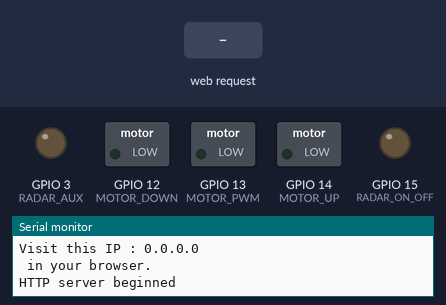
This sketch was run on a simulated ESP8266 (NodeMCU). Shown: switched loads named in the sketch (green lamp = pin HIGH), output pins drawn as LEDs (lit = HIGH), the last lines printed to the serial monitor. The test bench sets the inputs (shaded band).

Above: at 2.2 s.
2.3 s: HTTP request GET /MOTORUP received
At 2.9 s:
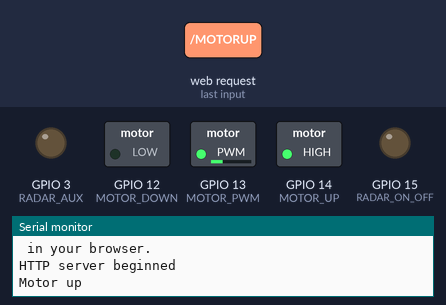
3.9 s: HTTP request GET /MOTORDOWN received
At 5.2 s:
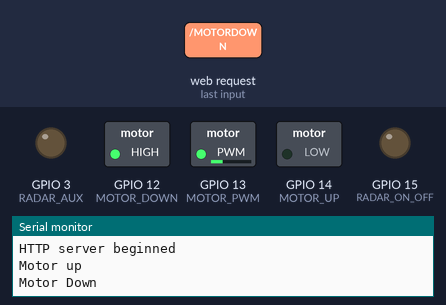
5.5 s: HTTP request GET /RADARON received
At 6.5 s:
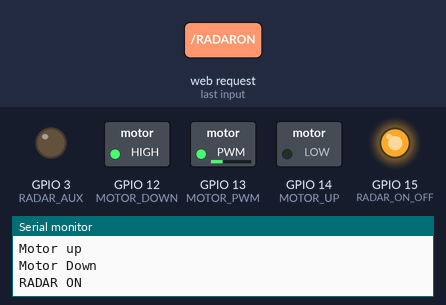
7.0 s: HTTP request GET /MOTORSTOP received
At 7.6 s:
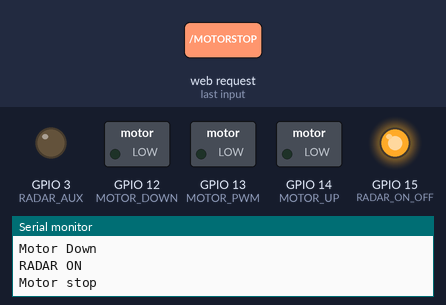
8.5 s: HTTP request GET /MOTORSPEED30 received
At 8.8 s:
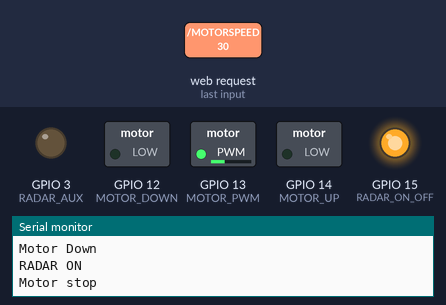
10.0 s: HTTP request GET /MOTORSPEED60 received
At 11.1 s:
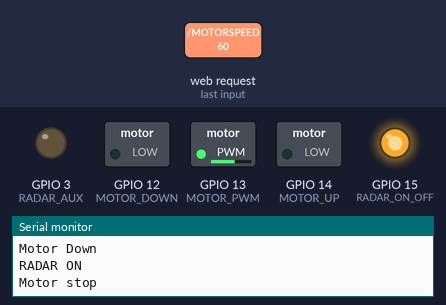
Timing chart, 0 to 12.5 s (numbered marks = the images above; inputs shaded):
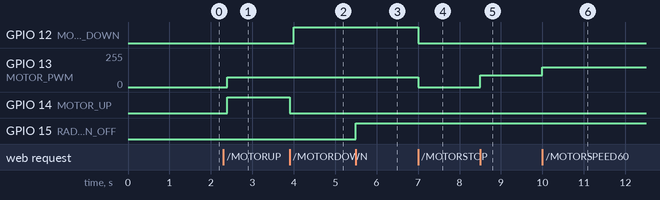

Measured:
- after the input at 2.3 s, GPIO 13 (MOTOR_PWM): 0/255 → 74/255 after 0.10 s; GPIO 14 (MOTOR_UP): LOW → HIGH after 0.10 s
- after the input at 3.9 s, GPIO 12 (MOTOR_DOWN): LOW → HIGH after 0.10 s; GPIO 14 (MOTOR_UP): HIGH → LOW at once
- after the input at 5.5 s, GPIO 15 (RADAR_ON_OFF): LOW → HIGH at once
- after the input at 7.0 s, GPIO 12 (MOTOR_DOWN): HIGH → LOW at once; GPIO 13 (MOTOR_PWM): 74/255 → 0/255 at once
- after the input at 8.5 s, GPIO 13 (MOTOR_PWM): 0/255 → 87/255 at once
- after the input at 10.0 s, GPIO 13 (MOTOR_PWM): 87/255 → 149/255 at once

The sketch:

esp8266_WiFi_cnt_motor_Access_Point.ino
```cpp
////////////////////////////////////////////////////////////////////////
//
//  ESP32 nodeMCU ESP8266 WIFI control motor access point
//
//  code: Control de plataforma movil
//  botones UP/DOWN/PWM / turnOn/Off
//
//  Author : Sequeira Andres
//
////////////////////////////////////////////////////////////////////////

#include <ESP8266WebServer.h>
#include <ESP8266WiFi.h>
#include <WiFiClient.h>

ESP8266WebServer server(80);

// Make a wifi name and password as access points
const char *ssid = "NodeMCU_ESP8266";
const char *password = "qwerty1234";

// i'm going to use 30 to 40 % of duty cicle

// define ports to control up,down y pwm for motor dc

#define MOTOR_UP 14       //  gpio 14 D5
#define MOTOR_DOWN 12     //  gpio 12 D4
#define MOTOR_PWM 13      //  gpio 13 D3 for PWM control
#define RADAR_ON_OFF  15  // gpio 10 for turn on off
#define RADAR_AUX  3      // gpio3 for aux
//#define MOTOR_SPEED 450
#define DELAY_TIME 1000

int MOTOR_SPEED = 300 ; // INIT MOTOR SPEED 30% del maximo de Pwm
// MOTOR_PWM from 0 to 1024
// use 450

//  html code for server
const String HtmlHtml = "<html><head>"
"<meta name=\"viewport\" content=\"width=device-width, initial-scale=1\" /></head>";
const String HtmlTitle = "<h1>Control MOTOR Using NodeMCU WiFi Access Point</h1><br/>\n";
// const String HtmlLedStateLow = "<big>LED is now <b>OFF</b></big><br/><br/>\n";
// const String HtmlLedStateHigh = "<big>LED is now <b>ON</b></big><br/><br/>\n";
const String HtmlButtons =
"<a href=\"RADARON\"><button style=\"background-color:green;color:white;width:30%;height:10%;\"> radar ON </button></a>\n"
"<a href=\"RADAROFF\"><button style=\"background-color:red;color:white;width:30%;height:10%;\">radar OFF </button></a><br/>"
"<a href=\"MOTORUP\"><button style=\"background-color:green;color:white;width:30%;height:10%;\">UP</button></a>\n"
"<a href=\"MOTORSTOP\"><button style=\"background-color:red;color:white;width:30%;height:10%;\">STOP </button></a>\n"
"<a href=\"MOTORDOWN\"><button style=\"background-color:blue;color:white;width:30%;height:10%;\">DOWN</button></a><br/>";
const String HtmlHtmlClose = "</html>";
//

// Function / procedure to handle each client making a request
void response(){
  String htmlRes = HtmlHtml + HtmlTitle;
/*  if(statusLED == LOW){
    htmlRes += HtmlLedStateLow;
  }else{
    htmlRes += HtmlLedStateHigh;
  }  */

  htmlRes += HtmlButtons;
  htmlRes += HtmlHtmlClose;

  server.send(200, "text/html", htmlRes);
}

void motorUp(){
  digitalWrite(MOTOR_DOWN, LOW);
  delay(100) ;
  analogWrite(MOTOR_PWM,MOTOR_SPEED) ;
  digitalWrite(MOTOR_UP, HIGH);
  Serial.println("Motor up") ;
  response() ;
}

void motorDown(){
  digitalWrite(MOTOR_UP, LOW);
  delay(100) ;
  analogWrite(MOTOR_PWM,MOTOR_SPEED) ;
  digitalWrite(MOTOR_DOWN, HIGH);

  Serial.println("Motor Down") ;
  response() ;
 // server.send(200, "text/html", htmlRes);
}

void motorStop(){  // STOP ALL SIGNALS
  digitalWrite(MOTOR_UP, LOW);
  digitalWrite(MOTOR_DOWN, LOW);
  analogWrite(MOTOR_PWM,0) ;
  Serial.println("Motor stop") ;
  response() ;
}

// turn on/off the radar
void radarOn(){
  digitalWrite(RADAR_ON_OFF ,HIGH) ; // turn on the radar
  Serial.println("RADAR ON") ;
  response() ;
}

void radarOff(){
  digitalWrite(RADAR_ON_OFF, LOW) ; // turn off the radar
  Serial.println("RADAR OFF") ;
  response() ;
}

////// control speed - hardcode ---///////////////////

void motorSpeed30(){
  MOTOR_SPEED = 350 ;
  analogWrite(MOTOR_PWM,MOTOR_SPEED) ;
  response() ;
}
void motorSpeed40(){
  MOTOR_SPEED = 400 ;
  analogWrite(MOTOR_PWM,MOTOR_SPEED) ;
  response() ;
}
void motorSpeed50(){
  MOTOR_SPEED = 500 ;
  analogWrite(MOTOR_PWM,MOTOR_SPEED) ;
  response() ;
}
void motorSpeed60(){
  MOTOR_SPEED = 600 ;
  analogWrite(MOTOR_PWM,MOTOR_SPEED) ;
  response() ;
}
void motorSpeed70(){
  MOTOR_SPEED = 700 ;
  analogWrite(MOTOR_PWM,MOTOR_SPEED) ;
  response() ;
}
void motorSpeed80(){
  MOTOR_SPEED = 800 ;
  analogWrite(MOTOR_PWM,MOTOR_SPEED) ;
  response() ;
}
void motorSpeed90(){
  MOTOR_SPEED = 900 ;
  analogWrite(MOTOR_PWM,MOTOR_SPEED) ;
  response() ;
}
void motorSpeed100(){
  MOTOR_SPEED = 1024 ;
  analogWrite(MOTOR_PWM,MOTOR_SPEED) ;
  response() ;
}
//////////////////////////////////////////////////

// set up esp8266 wifi NodeMCU
void setup() {

    delay(1000);
    Serial.begin(115200);
    Serial.println();
    WiFi.softAP(ssid, password, 5, 0 );
    //IPAddress apip = WiFi.softAPIP(); // Get the IP server
        // Set your Static IP address
    IPAddress local_IP(192, 168, 1, 100);
    // Set your Gateway IP address
    IPAddress gateway(192, 168, 4, 1);
    // mascara
    IPAddress subnet(255, 255, 0, 0);
    IPAddress primaryDNS(8, 8, 8, 8);   //optional
    IPAddress secondaryDNS(8, 8, 4, 4); //optional

    // Configures static IP address
    if (!WiFi.config(local_IP, gateway, subnet, primaryDNS, secondaryDNS)) {
      Serial.println("STA Failed to configure");
    }

    Serial.print("Connect your wifi laptop/mobile phone to this NodeMCU Access Point : ");
    Serial.println(ssid);
    Serial.print("Visit this IP : ");
    Serial.println(WiFi.localIP());   // to print ip-addres set before
    Serial.println(" in your browser.");

  // PWM FREQUENCY CONTROL
    analogWriteFreq(5000) ; // change frequency to 20 khz.

    server.on("/", response);
   // server.on("/LEDOn", handleLedOn);
   //  server.on("/LEDOff", handleLedOff);
    server.on("/MOTORUP", motorUp );
    server.on("/MOTORDOWN", motorDown );
    server.on("/MOTORSTOP", motorStop );
    server.on("/RADARON",radarOn) ;
    server.on("/RADAROFF",radarOff) ;

    //this code is hardcode, then do it better
 ///////////////////////////////////////////////////////////
    server.on("/MOTORSPEED30",motorSpeed30) ;
    server.on("/MOTORSPEED40",motorSpeed40) ;
    server.on("/MOTORSPEED50",motorSpeed50) ;
    server.on("/MOTORSPEED60",motorSpeed60) ;
    server.on("/MOTORSPEED70",motorSpeed70) ;
    server.on("/MOTORSPEED80",motorSpeed80) ;
    server.on("/MOTORSPEED90",motorSpeed90) ;
    server.on("/MOTORSPEED100",motorSpeed100) ;
  ////////////////////////////////////////////////////

    server.begin(); // Start the server
    Serial.println("HTTP server beginned");

    // Define GPIO as Output
    pinMode(MOTOR_DOWN, OUTPUT);
    pinMode(MOTOR_UP, OUTPUT);
    pinMode(MOTOR_PWM, OUTPUT);
    pinMode(RADAR_ON_OFF ,OUTPUT) ;
    pinMode(RADAR_AUX,OUTPUT) ;

    // Define status
    digitalWrite(MOTOR_DOWN, LOW);
    digitalWrite(MOTOR_UP,LOW);
    digitalWrite(RADAR_ON_OFF ,LOW) ; // for turn ON/OFF the radar
    digitalWrite(RADAR_AUX, LOW) ; // RADAR PIN AUX ACT

    analogWrite(MOTOR_PWM,0) ;
}

void loop() {
    server.handleClient();
}
```
